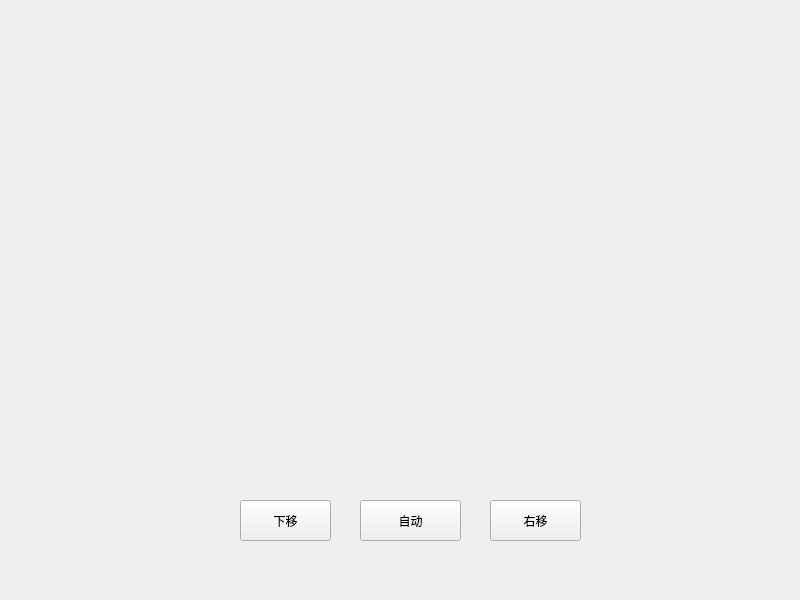
<?xml version="1.0" encoding="UTF-8"?>
<ui version="4.0">
 <class>Widget</class>
 <widget class="QWidget" name="Widget">
  <property name="geometry">
   <rect>
    <x>0</x>
    <y>0</y>
    <width>800</width>
    <height>600</height>
   </rect>
  </property>
  <property name="windowTitle">
   <string>Widget</string>
  </property>
  <widget class="QPushButton" name="btn_moveRight">
   <property name="geometry">
    <rect>
     <x>490</x>
     <y>500</y>
     <width>91</width>
     <height>41</height>
    </rect>
   </property>
   <property name="text">
    <string>右移</string>
   </property>
  </widget>
  <widget class="QPushButton" name="btn_auto">
   <property name="geometry">
    <rect>
     <x>360</x>
     <y>500</y>
     <width>101</width>
     <height>41</height>
    </rect>
   </property>
   <property name="text">
    <string>自动</string>
   </property>
  </widget>
  <widget class="QPushButton" name="btn_moveBttom">
   <property name="geometry">
    <rect>
     <x>240</x>
     <y>500</y>
     <width>91</width>
     <height>41</height>
    </rect>
   </property>
   <property name="text">
    <string>下移</string>
   </property>
  </widget>
 </widget>
 <resources/>
 <connections/>
</ui>
